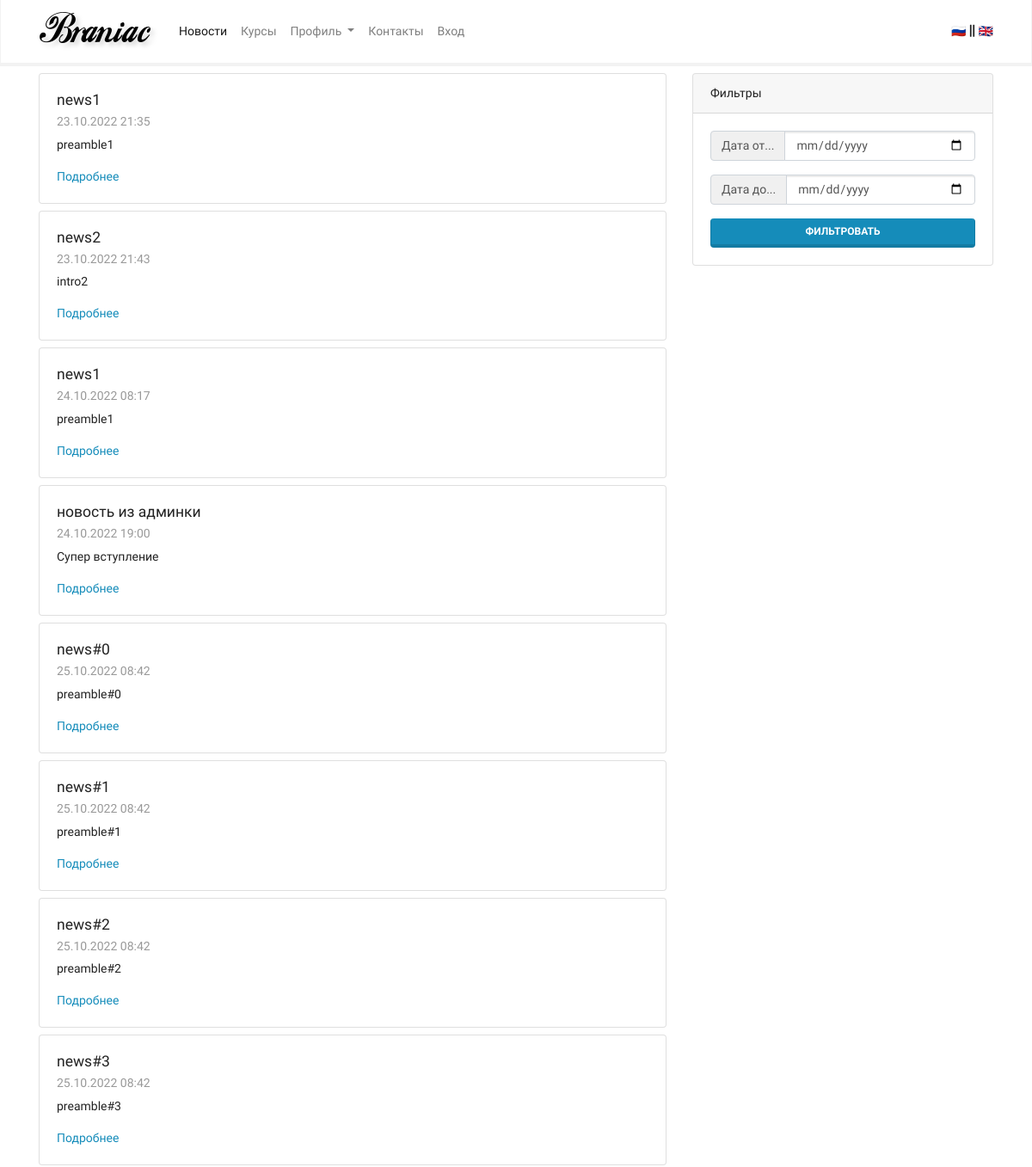
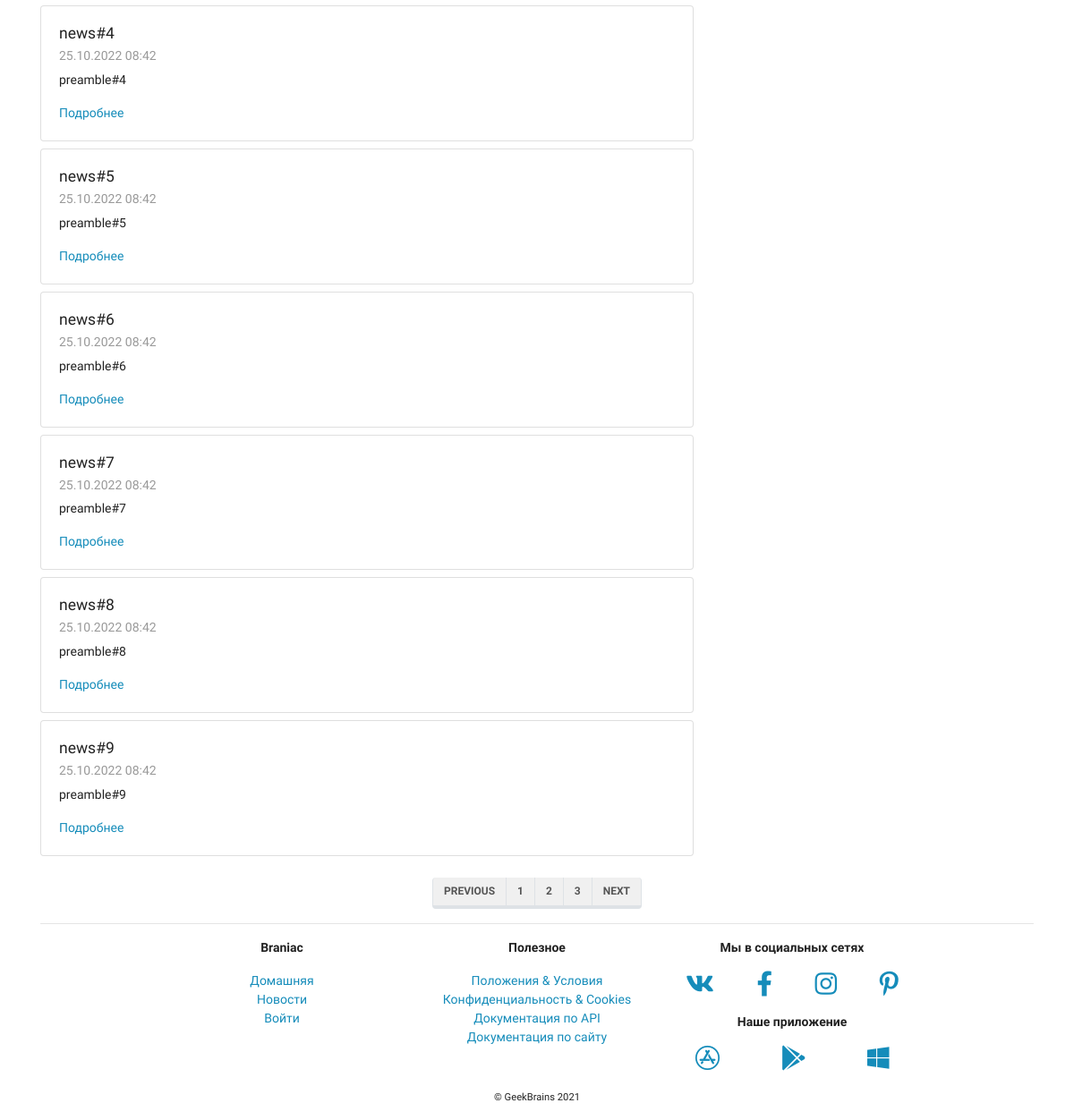
The page /mainapp/news/ on the database as committed earlier (2 pictures, top to bottom).
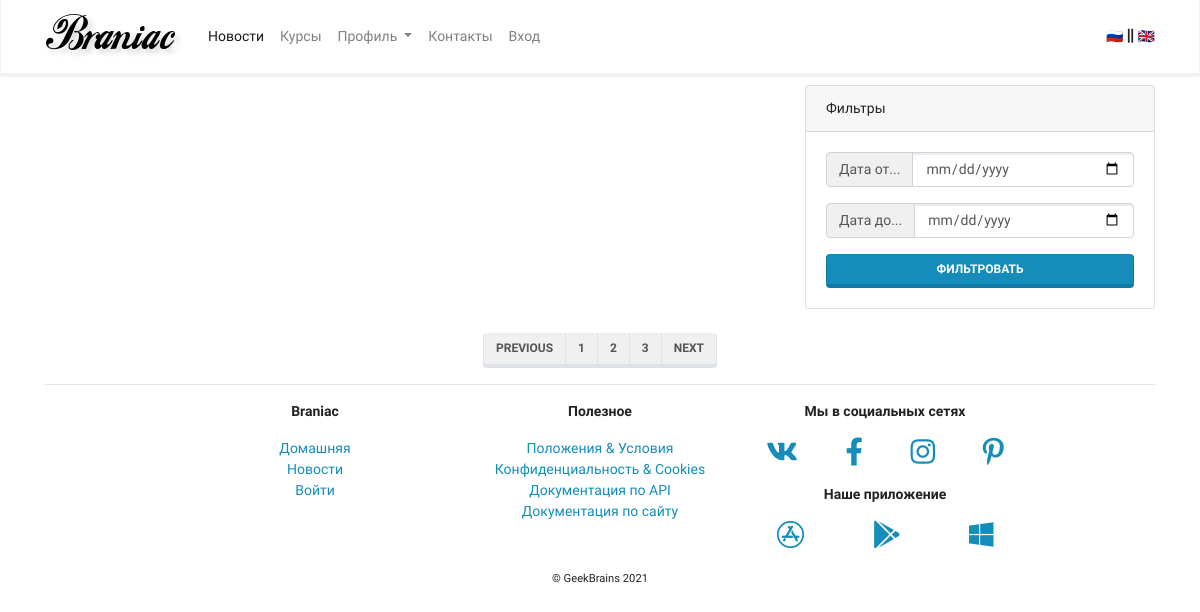
The same page on the database as committed later.
### mainapp/models.py (models this page shows, shortened)
class News(models.Model):  #для этого создаём класс, который наследуется от модуля models и в нём класс Model
    title = models.CharField(max_length=256, verbose_name='Заголовок')  # Это типы полей.
    preamble = models.CharField(max_length=1024, verbose_name='Вступление')
    body = models.TextField(verbose_name='Содержимое')  # сюда с помощью редактора передаётся html-разметка
    body_as_markdown = models.BooleanField(default=False, verbose_name='Разметка в формате Markdown')  # Это указатель,
    created_at = models.DateTimeField(auto_now_add=True, verbose_name='Создан')
    update_at = models.DateTimeField(auto_now=True, verbose_name='Обновлён')  # автоматичеки заполняется
    deleted = models.BooleanField(default=False, verbose_name='Удалено')  # это поле сообщает удалена запись или нет.
    class Meta:
        verbose_name = 'новость'
        verbose_name_plural = 'новости'  # plural - множественное число

### mainapp/views.py (the view)
# urls.py: path('news/', views.NewsView.as_view(), name='news'),
class NewsView(TemplateView):
    template_name = 'mainapp/news.html'
    def get_context_data(self, **kwargs):
        context_data = super().get_context_data(**kwargs)
        context_data['object_list'] = News.objects.filter(deleted=False)  # прописываем вывод новостей из БД
        return context_data

### mainapp/context_processor.py (called while the page is built)
def my_context_processor(request):  # request - поступающий запрос
    return {
        'foo': 'bar'  # на нужную страницу добавляем {{ foo }} и там отобразится bar
    }

### mainapp/templates/mainapp/news.html
{% extends 'mainapp/base.html' %}
{% block content%}
    <div class="row">
      <div class="col-lg-8">
        {% for news_item in object_list %}
        <div class="card my-2">
          <div class="card-body">
            <h5 class="card-title">{{ news_item.title }}</h5>
            <h6 class="card-subtitle mb-2 text-muted">{{ news_item.created_at|date:"d.m.Y H:i" }}</h6>
            <p class="card-text">{{ news_item.preamble }}</p>
            <a href="{% url 'mainapp:news_detail' news_item.pk %}" class="card-link">Подробнее</a>
          </div>
        </div>
        {% endfor %}
      </div>
      <div class="col-lg-4">
        <div class="card my-2 sticky-top">
          <div class="card-header">
            Фильтры
          </div>
          <div class="card-body">
            <form action="">
              <div class="input-group mb-3">
                <div class="input-group-prepend">
                  <span class="input-group-text" id="basic-addon1">Дата от...</span>
                </div>
                <input type="date" class="form-control" name="dateFrom">
              </div>
              <div class="input-group mb-3">
                <div class="input-group-prepend">
                  <span class="input-group-text" id="basic-addon1">Дата до...</span>
                </div>
                <input type="date" class="form-control" name="dateTo">
              </div>
              <button type="submit" class="btn btn-primary btn-block">Фильтровать</button>
            </form>
          </div>
        </div>
      </div>
    </div>
    <div class="row justify-content-center align-items-center mt-3 mb-n3">
      <nav aria-label="Page navigation example">
        <ul class="pagination">
          <li class="page-item"><a class="page-link" href="#">Previous</a></li>
          <li class="page-item"><a class="page-link" href="#">1</a></li>
          <li class="page-item"><a class="page-link" href="#">2</a></li>
          <li class="page-item"><a class="page-link" href="#">3</a></li>
          <li class="page-item"><a class="page-link" href="#">Next</a></li>
        </ul>
      </nav>
    </div>
{% endblock%}

### mainapp/templates/mainapp/base.html (shortened to what this page needs)
статику нужно подгрузить в шаблон {% load static %}, указав адрес до файла
{% load static %}
<!doctype html>
<html lang="ru">
<head>
    <link rel="stylesheet" href="{% static 'css/bootstrap.min.css' %}">
    <link rel="stylesheet" href="{% static 'css/Chart.min.css' %}">
    <link rel="stylesheet" href="{% static 'css/fontawesome.all.min.css' %}">
</head>
<body>
    <nav class="navbar navbar-expand-lg navbar-light bg-light">
        <div class="container">
            <a class="navbar-brand" href="{% url 'mainapp:index' %}">
                <img src="{% static 'img/logo.png' %}" alt="">
            </a>
            {% include 'mainapp/includes/inc_main_menu.html'%}
        </div>
    </nav>
    <div class="container-md">
    {% block content%}{% endblock%}
    </div>
    {% include 'mainapp/includes/inc_footer.html'%}
</body>
</html>

### mainapp/templates/mainapp/includes/inc_main_menu.html (shortened to what this page needs)
<div class="collapse navbar-collapse" id="navbarSupportedContent">
    <ul class="navbar-nav mr-auto">
        <li class="nav-item {% if request.resolver_match.url_name == 'news' %}active{% endif %}">
            <a class="nav-link" href="{% url 'mainapp:news' %}">Новости</a>
        </li>
        <li class="nav-item {% if request.resolver_match.url_name == 'courses' %}active{% endif %}">
            <a class="nav-link" href="{% url 'mainapp:courses' %}">Курсы</a>
        </li>
        <li class="nav-item dropdown">
            <a class="nav-link dropdown-toggle" href="#" id="ddProfile" role="button" data-toggle="dropdown"
               aria-haspopup="true" aria-expanded="false">
                Профиль
            </a>
        </li>
        <li class="nav-item {% if request.resolver_match.url_name == 'contacts' %}active{% endif %}">
            <a class="nav-link" href="{% url 'mainapp:contacts' %}">Контакты</a>
        </li>
        {% if user.is_authenticated %}
            <li class="nav-item">
                <a class="nav-link" href="{% url 'authapp:edit' %}">{{ user.first_name|default:user.username }}</a>
            </li>
            <li class="nav-item">
                <a class="nav-link" href="{% url 'authapp:logout' %}">Выход</a>
            </li>
        {% else %}
            <li class="nav-item">
                <a class="nav-link" href="{% url 'authapp:login' %}">Вход</a>
            </li>
        {% endif %}
    </ul>
    <span><a href="#">🇷🇺</a> <i class="fas fa-grip-lines-vertical"></i> <a href="#">🇬🇧</a></span>
</div>

### mainapp/templates/mainapp/includes/inc_footer.html
<div class="container-lg mt-auto">
    <hr>
    <div class="row justify-content-center">
        <div class="col-sm-6 col-md-3 text-center">
            <p>
                <strong>Braniac</strong>
            </p>
            <p>
            <ul class="list-unstyled">
                <li><a href="{% url 'mainapp:index' %}">Домашняя</a></li>
                <li><a href="{% url 'mainapp:news' %}">Новости</a></li>
                <li><a href="{% url 'authapp:login' %}">Войти</a></li>
            </ul>
            </p>
        </div>
        <div class="col-sm-6 col-md-3 text-center">
            <p>
                <strong>Полезное</strong>
            </p>
            <p>
            <ul class="list-unstyled">
                <li><a href="#">Положения &amp; Условия</a></li>
                <li><a href="#">Конфиденциальность &amp; Cookies</a></li>
                <li><a href="#">Документация по API</a></li>
                <li><a href="docsite">Документация по сайту</a></li>
            </ul>
            </p>
        </div>
        <div class="col-sm-6 col-md-3 text-center">
            <p>
                <strong>Мы в социальных сетях</strong>
            </p>
            <p>
            <div class="row justify-content-around">
                <div><a href="#"><i class="fab fa-vk fa-2x"></i></a></div>
                <div><a href="#"><i class="fab fa-facebook-f fa-2x"></i></a></div>
                <div><a href="#"><i class="fab fa-instagram fa-2x"></i></a></div>
                <div><a href="#"><i class="fab fa-pinterest-p fa-2x"></i></a></div>
            </div>
            </p>
            <p>
                <strong>Наше приложение</strong>
            </p>
            <p>
            <div class="row justify-content-around">
                <div><a href="#"><i class="fab fa-app-store fa-2x"></i></a></div>
                <div><a href="#"><i class="fab fa-google-play fa-2x"></i></a></div>
                <div><a href="#"><i class="fab fa-windows fa-2x"></i></a></div>
            </div>
            </p>
        </div>
    </div>
    <div class="row justify-content-center">
        <div>
            <p><small>&copy; GeekBrains 2021</small></p>
        </div>
    </div>
</div>

Rows that differ between the two databases and show on the page:
removed News: title "news1", created_at "23.10.2022 21:35", preamble "preamble1"
removed News: title "news2", created_at "23.10.2022 21:43", preamble "intro2"
removed News: title "news1", created_at "24.10.2022 08:17", preamble "preamble1"
removed News: title "новость из админки", created_at "24.10.2022 19:00", preamble "Супер вступление"
removed News: title "news#0", created_at "25.10.2022 08:42", preamble "preamble#0"
removed News: title "news#1", created_at "25.10.2022 08:42", preamble "preamble#1"
removed News: title "news#2", created_at "25.10.2022 08:42", preamble "preamble#2"
removed News: title "news#3", created_at "25.10.2022 08:42", preamble "preamble#3"
removed News: title "news#4", created_at "25.10.2022 08:42", preamble "preamble#4"
removed News: title "news#5", created_at "25.10.2022 08:42", preamble "preamble#5"
removed News: title "news#6", created_at "25.10.2022 08:42", preamble "preamble#6"
removed News: title "news#7", created_at "25.10.2022 08:42", preamble "preamble#7"
removed News: title "news#8", created_at "25.10.2022 08:42", preamble "preamble#8"
removed News: title "news#9", created_at "25.10.2022 08:42", preamble "preamble#9"
